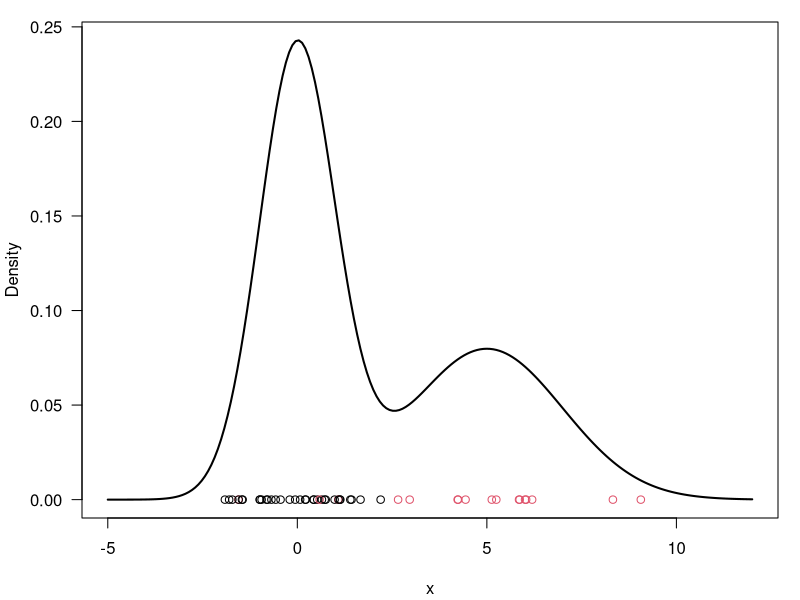

The R script that drew this image:
## ---- chunk 1
#| label: lst-simulate-two-gaussian-mixture-R

# Generate n observations from a mixture of two Gaussian distributions
n     = 50           # required sample size
w     = c(0.6, 0.4)  # mixture weights
mu    = c(0, 5)      # list of means
sigma = c(1, 2)      # list of sds
cc    = sample(1:2, n, replace=T, prob=w) # sample for the component selector
x     = rnorm(n, mu[cc], sigma[cc]) # sample the selected component
## ---- chunk 2
#| label: fig-two-gaussian-mixture-R-plot
#| fig-cap: "Mixture of two Gaussians"

# Plot f(x) along with the observations just sampled
xx = seq(-5, 12, length=200)
yy = w[1] * dnorm(xx, mu[1], sigma[1]) + w[2] * dnorm(xx, mu[2], sigma[2])
par(mar=c(4,4,1,1)+0.1)
plot(xx, yy, type="l", ylab="Density", xlab="x", las=1, lwd=2)
points(x, y=rep(0,n), pch=1, col=cc)
